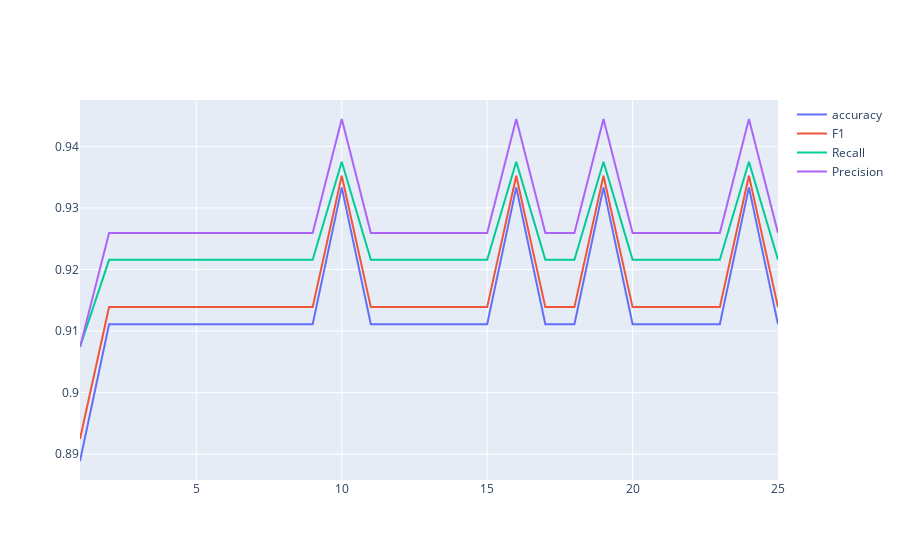

The notebook cell saved with this chart:
### Code cell
acc_lst = [x[0] for x in iris_mets]
f1_lst = [x[1] for x in iris_mets]
prec_lst = [x[2] for x in iris_mets]
recall_lst = [x[3] for x in iris_mets]



fig = go.Figure()
fig.add_trace(go.Scatter(x=depths, y=acc_lst, name="accuracy"))
fig.add_trace(go.Scatter(x=depths, y=f1_lst, name="F1"))
fig.add_trace(go.Scatter(x=depths, y=recall_lst, name="Recall"))
fig.add_trace(go.Scatter(x=depths, y=prec_lst, name="Precision"))
fig.write_image("images/fig_iris_depth.pdf")
fig.show()

### Figure 1 — Plotly figure (JSON) as saved in the notebook; plotly's stock layout.template omitted (floating-point values rounded to 4 significant figures)
{"data": [{"name": "accuracy", "type": "scatter", "x": [1, 2, 3, 4, 5, 6, 7, 8, 9, 10, 11, 12, 13, 14, 15, 16, 17, 18, 19, 20, 21, 22, 23, 24, 25], "y": [0.8889, 0.9111, 0.9111, 0.9111, 0.9111, 0.9111, 0.9111, 0.9111, 0.9111, 0.9333, 0.9111, 0.9111, 0.9111, 0.9111, 0.9111, 0.9333, 0.9111, 0.9111, 0.9333, 0.9111, 0.9111, 0.9111, 0.9111, 0.9333, 0.9111]}, {"name": "F1", "type": "scatter", "x": [1, 2, 3, 4, 5, 6, 7, 8, 9, 10, 11, 12, 13, 14, 15, 16, 17, 18, 19, 20, 21, 22, 23, 24, 25], "y": [0.8925, 0.9139, 0.9139, 0.9139, 0.9139, 0.9139, 0.9139, 0.9139, 0.9139, 0.9352, 0.9139, 0.9139, 0.9139, 0.9139, 0.9139, 0.9352, 0.9139, 0.9139, 0.9352, 0.9139, 0.9139, 0.9139, 0.9139, 0.9352, 0.9139]}, {"name": "Recall", "type": "scatter", "x": [1, 2, 3, 4, 5, 6, 7, 8, 9, 10, 11, 12, 13, 14, 15, 16, 17, 18, 19, 20, 21, 22, 23, 24, 25], "y": [0.9074, 0.9216, 0.9216, 0.9216, 0.9216, 0.9216, 0.9216, 0.9216, 0.9216, 0.9375, 0.9216, 0.9216, 0.9216, 0.9216, 0.9216, 0.9375, 0.9216, 0.9216, 0.9375, 0.9216, 0.9216, 0.9216, 0.9216, 0.9375, 0.9216]}, {"name": "Precision", "type": "scatter", "x": [1, 2, 3, 4, 5, 6, 7, 8, 9, 10, 11, 12, 13, 14, 15, 16, 17, 18, 19, 20, 21, 22, 23, 24, 25], "y": [0.9074, 0.9259, 0.9259, 0.9259, 0.9259, 0.9259, 0.9259, 0.9259, 0.9259, 0.9444, 0.9259, 0.9259, 0.9259, 0.9259, 0.9259, 0.9444, 0.9259, 0.9259, 0.9444, 0.9259, 0.9259, 0.9259, 0.9259, 0.9444, 0.9259]}], "layout": {}}
